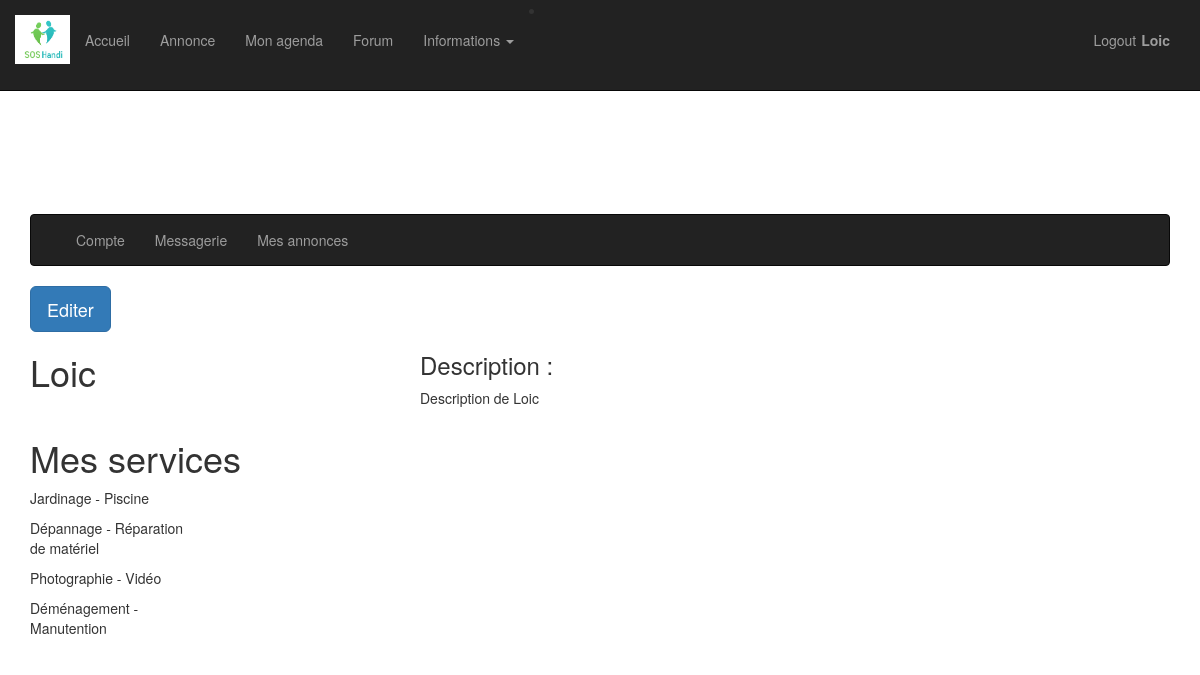
The page /View/Profile.php (signed in) on the database its author committed.
### tables this page shows
CREATE TABLE Utilisateur (
	idUtilisateur int AUTO_INCREMENT PRIMARY KEY,
    login varchar(32) NOT NULL UNIQUE,
    email varchar(32) NOT NULL UNIQUE,
    mdp varchar(12) NOT NULL,
	description text NOT NULL,
	dateNaiss date NOT NULL,
    typeU varchar(32) NOT NULL
);

CREATE TABLE UtilisateurService(
	idUtilisateur int NOT NULL,
	FOREIGN KEY(idUtilisateur) REFERENCES Utilisateur(idUtilisateur) ON DELETE CASCADE,
	idService int NOT NULL,
	FOREIGN KEY(idService) REFERENCES Service(idService) ON DELETE CASCADE,
	disponible boolean NOT NULL
);

CREATE TABLE Service (
	idService int AUTO_INCREMENT NOT NULL PRIMARY KEY,
	nom varchar(128) NOT NULL
);

### Model/fonctions_profil.php (called while the page is built, shortened)
<?php
	function get_user($pseudo)
	{
		include('config.php');
		try{
			$req = $bdd->prepare('select * from Utilisateur where login = ?');
			$req->execute(array($pseudo));
			if($donnees = $req->fetch())
			{
				$originalDate = $donnees['dateNaiss'] ;
				$donnees['dateNaiss'] = date("d-m-Y", strtotime($originalDate));
				return $donnees ;
			}
		} catch(Exception $e)
		{
			echo 'erreur :'.$e->getMessage();
		}
	}
	function get_services($idUser) {
		include('config.php');
		$stmt = $bdd->prepare('SELECT idService FROM UtilisateurService WHERE idUtilisateur = ?');
		$stmt->bindValue(1, $_SESSION['user_id'], PDO::PARAM_INT);
		$stmt->execute();
		$lesServices = $stmt->fetchAll();
		return $lesServices;
	}
?>

### Model/fonctions_annonces.php (called while the page is built, shortened)
<?php
	function get_nomService($idService) {
		include('config.php');
		$query = 'SELECT nom FROM Service WHERE idService = ?';
		$stmt = $bdd->prepare($query);
		$stmt->bindValue(1, $idService, PDO::PARAM_INT);
		$stmt->execute();
		if ($donnee = $stmt->fetch()) {
			return $donnee['nom'];
		}
	}
?>

### View/Profile.php (the view, shortened to what this page needs)
<!DOCTYPE html>
<html lang="en">
<head>
    <link href="../css/bootstrap.min.css" rel="stylesheet">
    <link href="../css/style.css" rel="stylesheet">
    <link href="../css/hover-min.css" rel="stylesheet">
    <link href="../css/swiper.min.css" rel="stylesheet">
    <link href="../css/profile.css" rel="stylesheet">
</head>
<body>
    <?php require("menu.php");?>
		<?php
		include('../Model/fonctions_profil.php');
		$user = get_user($_SESSION['username']);
		$services = get_services($_SESSION['user_id']);
		?>
		<div class="container">
            <?php require("menuProfile.php");?> <a href="EditProfile.php" class="btn btn-primary btn-lg" role="button">Editer</a>
                <div class="row">
                    <div class="col-xs-4">
                        <h1><?php echo $user['login'] ?></h1> </div>
                    <div class="col-xs-8">
                        <h3>Description :</h3>
                        <p>
                            <?php echo $user['description'] ?>
                        </p>
                    </div>
                </div>
                <h1>Mes services</h1>
				<?php
				include('../Model/fonctions_annonces.php');
				foreach ($services as $service) {
				?>
                <div class="row">
                    <div class="col-xs-2">
                        <p><?php $nomServ = get_nomService($service['idService']);
							echo $nomServ ?></p>
                    </div>
                </div>
				<?php } ?>
        </div>
</body>
</html>

### css/style.css (style rules this page uses)
body { padding-top: 70px; }
@media (min-width:768px) { body { padding-top: 100px; } }

### rows shown on the page
utilisateur: login "Loic", description "Description de Loic"
utilisateurservice: idService.nom "Jardinage - Piscine"
utilisateurservice: idService.nom "Dépannage - Réparation de matériel"
utilisateurservice: idService.nom "Photographie - Vidéo"
utilisateurservice: idService.nom "Déménagement - Manutention"

### other values the page prints
$_SESSION['username'] "Loic"
